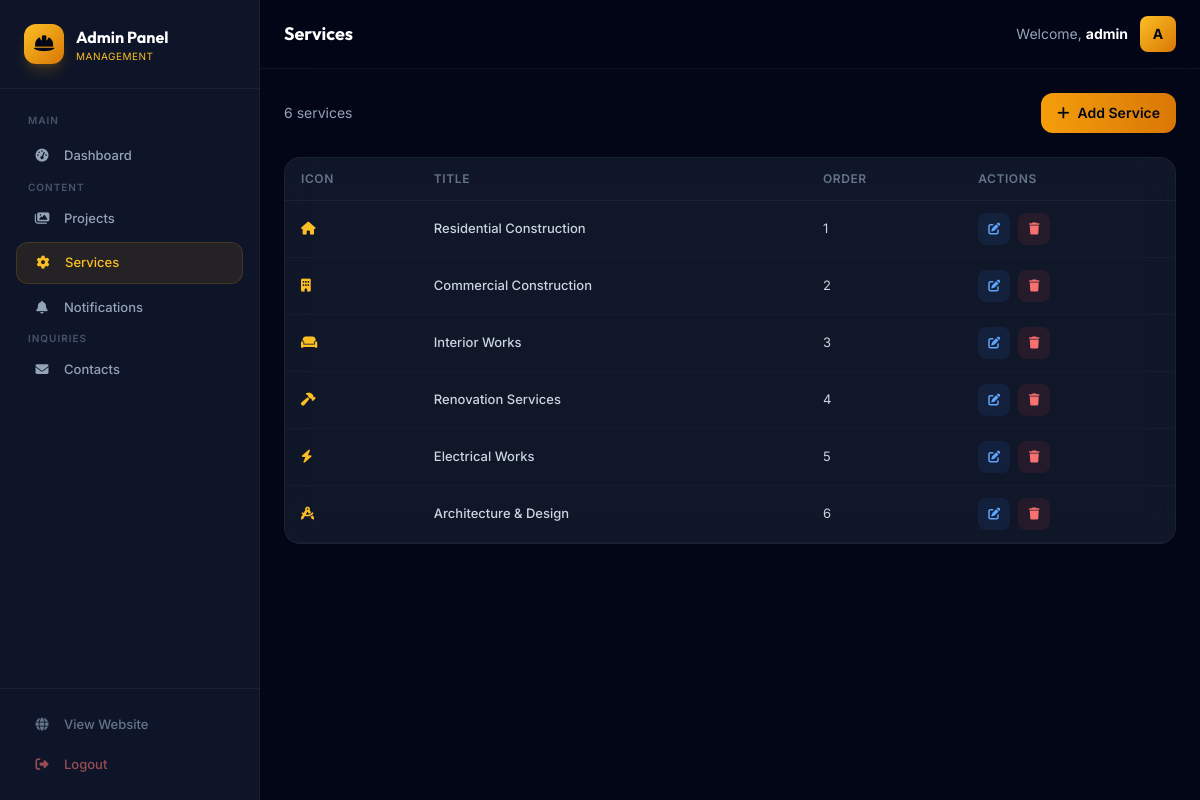
Page /admin/services/index.php (signed in) on the committed database.
### tables this page shows
CREATE TABLE IF NOT EXISTS services (
    id INT AUTO_INCREMENT PRIMARY KEY,
    title VARCHAR(255) NOT NULL,
    description TEXT,
    icon VARCHAR(100) DEFAULT 'fa-building',
    image VARCHAR(500) DEFAULT NULL,
    sort_order INT DEFAULT 0,
    created_at TIMESTAMP DEFAULT CURRENT_TIMESTAMP
);

### includes/db.php (called while the page is built, shortened)
<?php
function sanitize($data) {
    return htmlspecialchars(strip_tags(trim($data)), ENT_QUOTES, 'UTF-8');
}
?>

### admin/services/index.php (the view, shortened to what this page needs)
<?php
require_once __DIR__ . '/../../includes/db.php';
$services = $pdo->query("SELECT * FROM services ORDER BY sort_order ASC")->fetchAll();
include __DIR__ . '/../includes/admin_header.php';
include __DIR__ . '/../includes/admin_sidebar.php';
?>
<div class="flex items-center justify-between mb-6">
    <p class="text-dark-400 text-sm"><?= count($services) ?> services</p>
    <a href="<?= SITE_URL ?>/admin/services/add.php" class="inline-flex items-center gap-2 bg-gradient-to-r from-primary-500 to-primary-600 text-dark-950 px-4 py-2.5 rounded-xl text-sm font-semibold hover:shadow-lg transition-all">
        <i class="fa-solid fa-plus"></i> Add Service
    </a>
</div>
<div class="glass-card overflow-hidden">
    <table class="admin-table">
        <thead><tr><th>Icon</th><th>Title</th><th>Order</th><th>Actions</th></tr></thead>
        <tbody>
            <?php foreach($services as $s): ?>
            <tr>
                <td><i class="fa-solid <?= sanitize($s['icon']) ?> text-primary-400"></i></td>
                <td class="font-medium text-white"><?= sanitize($s['title']) ?></td>
                <td class="text-dark-400"><?= $s['sort_order'] ?></td>
                <td>
                    <div class="flex items-center gap-2">
                        <a href="<?= SITE_URL ?>/admin/services/edit.php?id=<?= $s['id'] ?>" class="w-8 h-8 rounded-lg bg-blue-500/10 flex items-center justify-center text-blue-400 hover:bg-blue-500/20"><i class="fa-solid fa-pen-to-square text-xs"></i></a>
                        <a href="<?= SITE_URL ?>/admin/services/delete.php?id=<?= $s['id'] ?>" onclick="return confirm('Delete this service?')" class="w-8 h-8 rounded-lg bg-red-500/10 flex items-center justify-center text-red-400 hover:bg-red-500/20"><i class="fa-solid fa-trash text-xs"></i></a>
                    </div>
                </td>
            </tr>
            <?php endforeach; ?>
        </tbody>
    </table>
</div>
</main></div></body></html>

### assets/css/style.css (style rules this page uses)
*, *::before, *::after { box-sizing: border-box; }
.flex { display: flex; }
.inline-flex { display: inline-flex; }
.items-center { align-items: center; }
.justify-center { justify-content: center; }
.justify-between { justify-content: space-between; }
.gap-2 { gap: 0.5rem; }
.w-8 { width: 2rem; }
.h-8 { height: 2rem; }
.overflow-hidden { overflow: hidden; }
.text-white { color: #fff; }
.text-xs { font-size: 0.75rem; line-height: 1rem; }
.text-sm { font-size: 0.875rem; line-height: 1.25rem; }
.font-medium { font-weight: 500; }
.font-semibold { font-weight: 600; }
.font-body { font-family: 'Inter', sans-serif; }
.antialiased { -webkit-font-smoothing: antialiased; -moz-osx-font-smoothing: grayscale; }
.rounded-xl { border-radius: 0.75rem; }
.rounded-lg { border-radius: 0.5rem; }
.px-4 { padding-left: 1rem; padding-right: 1rem; }
.py-2\.5 { padding-top: 0.625rem; padding-bottom: 0.625rem; }
.mb-6 { margin-bottom: 1.5rem; }
.transition-all { transition: all 0.3s ease; }
.text-dark-400 { color: #94a3b8; }
.text-primary-400 { color: #fbbf24; }
.text-dark-950 { color: #020617; }
.bg-dark-950 { background-color: #020617; }
.bg-gradient-to-r { background-image: linear-gradient(to right, var(--tw-gradient-stops)); }
.from-primary-500 { --tw-gradient-from: #f59e0b; --tw-gradient-stops: #f59e0b, var(--tw-gradient-to, rgba(245, 158, 11, 0)); }
.to-primary-600 { --tw-gradient-to: #d97706; }
.glass-card { background: rgba(30, 41, 59, 0.5); backdrop-filter: blur(20px); -webkit-backdrop-filter: blur(20px); border: 1px solid rgba(255, 255, 255, 0.05); border-radius: 1rem; transition: all 0.4s cubic-bezier(0.4, 0, 0.2, 1); }
body, body * { transition: background-color 0.4s ease, color 0.3s ease, border-color 0.3s ease, box-shadow 0.3s ease; }

### admin/includes/admin_header.php (style rules this page uses)
.admin-table { width:100%; border-collapse:separate; border-spacing:0; }
.admin-table th { padding:0.75rem 1rem; text-align:left; font-size:0.75rem; font-weight:600; color:#64748b; text-transform:uppercase; letter-spacing:0.05em; border-bottom:1px solid rgba(255,255,255,0.05); }
.admin-table td { padding:0.75rem 1rem; font-size:0.8125rem; color:#cbd5e1; border-bottom:1px solid rgba(255,255,255,0.03); }

### rows in the picture
services: title "Residential Construction", sort_order "1"
services: title "Commercial Construction", sort_order "2"
services: title "Interior Works", sort_order "3"
services: title "Renovation Services", sort_order "4"
services: title "Electrical Works", sort_order "5"
services: title "Architecture & Design", sort_order "6"

### other values in the picture
$adminPageTitle "Services"
getAdminUsername() "admin"
substr(getAdminUsername(), 0, 1) "A"
count($services) "6"
